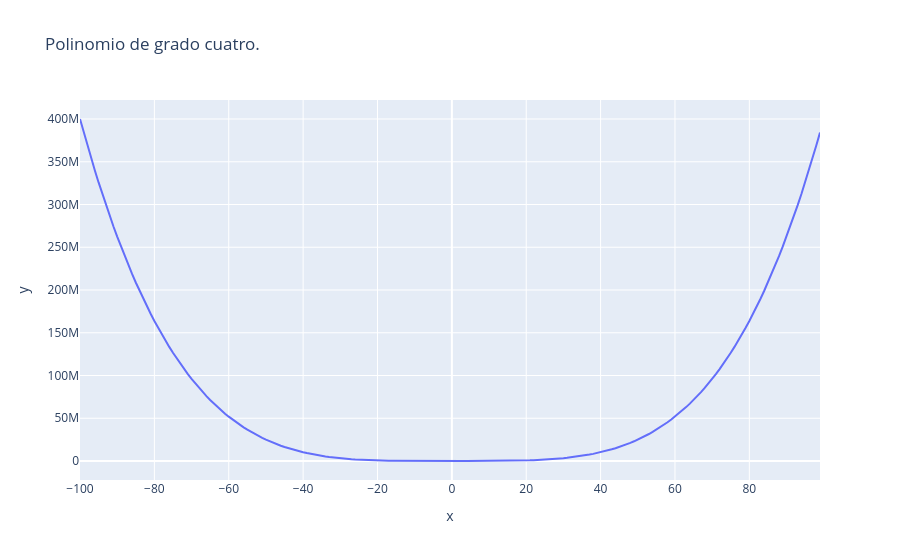

The cell this chart's notebook holds for it:
### Code cell
import plotly.express as px
import pandas as pd


## polinomio ###
po = lambda i: 4*i**4+ 4*i + 2
## end polinomio ###

r = 100


df = pd.DataFrame(dict(
    x = [ i for i in range(-100, r)  ],
    y = [ po(i) for i in range(-100, r)  ]
))
fig = px.line(df, x="x", y="y", title="Polinomio de grado cuatro.") 
fig.show()

### Figure 1 — Plotly figure (JSON) as saved in the notebook; plotly's stock layout.template omitted (floating-point values rounded to 4 significant figures; data arrays with more than 128 entries replaced by an {"elided": "..."} marker saying what was removed)
{"data": [{"hovertemplate": "x=%{x}<br>y=%{y}<extra></extra>", "legendgroup": "", "line": {"color": "#636efa", "dash": "solid"}, "marker": {"symbol": "circle"}, "mode": "lines", "name": "", "orientation": "v", "showlegend": false, "type": "scatter", "x": {"elided": "200 int values"}, "xaxis": "x", "y": {"elided": "200 int values"}, "yaxis": "y"}], "layout": {"autosize": true, "legend": {"tracegroupgap": 0}, "title": {"text": "Polinomio de grado cuatro."}, "xaxis": {"anchor": "y", "autorange": true, "domain": [0, 1], "range": [-100, 99], "title": {"text": "x"}, "type": "linear"}, "yaxis": {"anchor": "x", "autorange": true, "domain": [0, 1], "range": [-22222198, 422221802], "title": {"text": "y"}, "type": "linear"}}}
